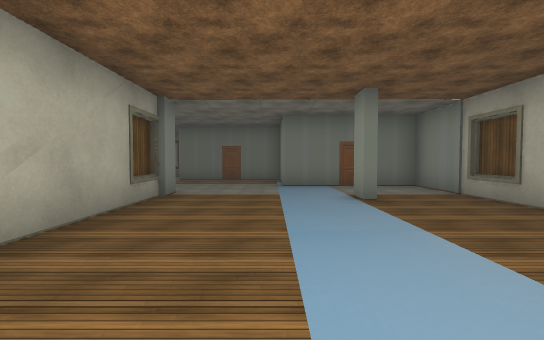
[1] (above)

13 first-person views from a walk through a Unity game level. The camera is 1.5 m above the floor, tilts 2° down and sees 90° across. The floor is counted in squares, 2 m on a side. Each view is taken from the middle of a square. On the plan, view 1 faces up. The plan holds only what a view shows up to about 10 squares ahead; the rest is blank. The place goes on beyond the plan. The player character is not drawn. Some surface patterns are stand-ins.

[2]
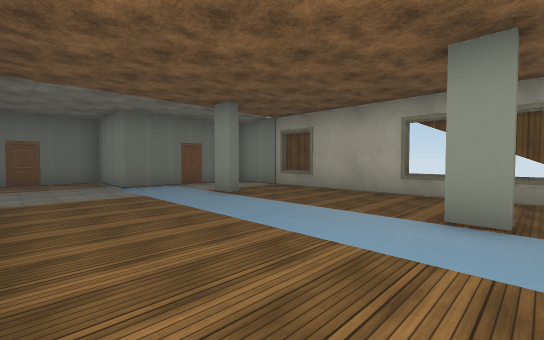

[3]
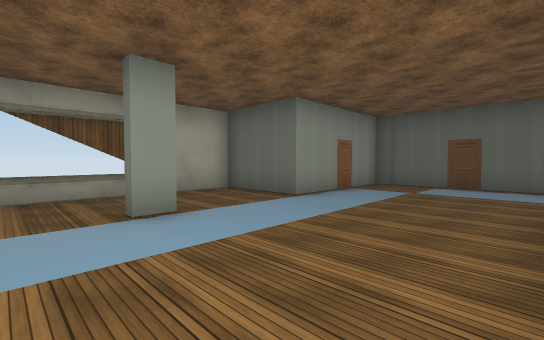

[4]
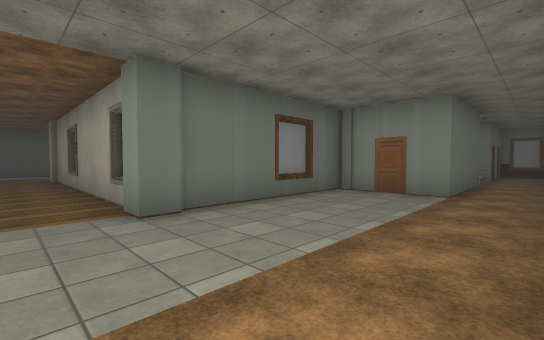

[5]
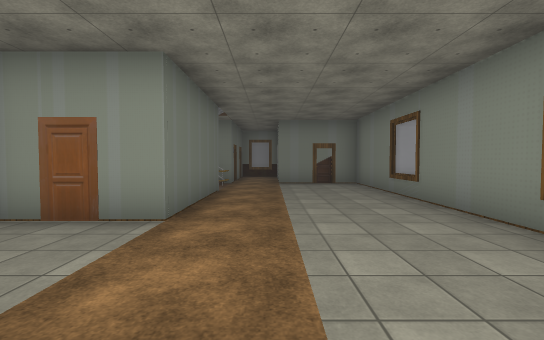

[6]
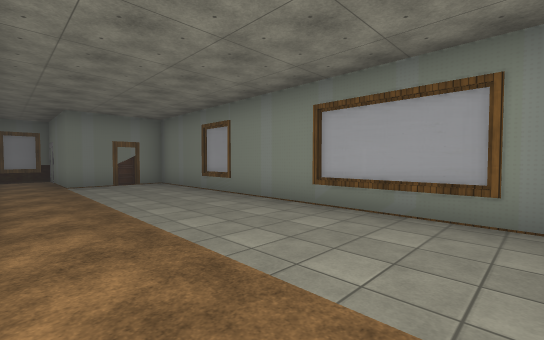

[7]
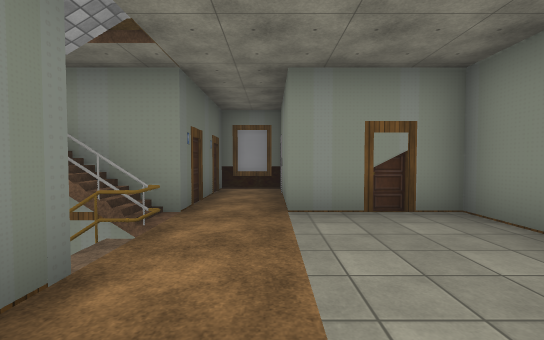

[8]
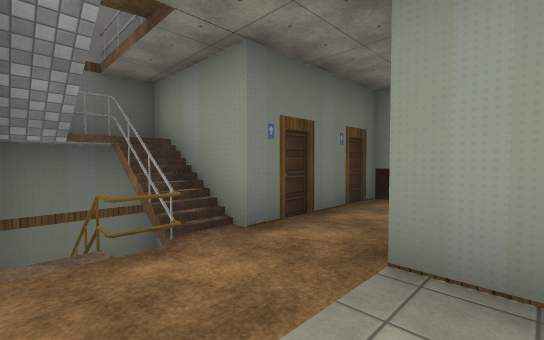

[9]
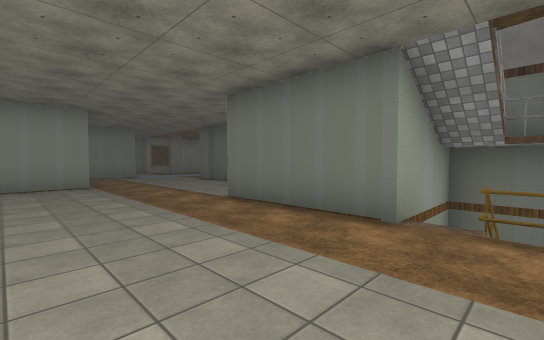

[10]
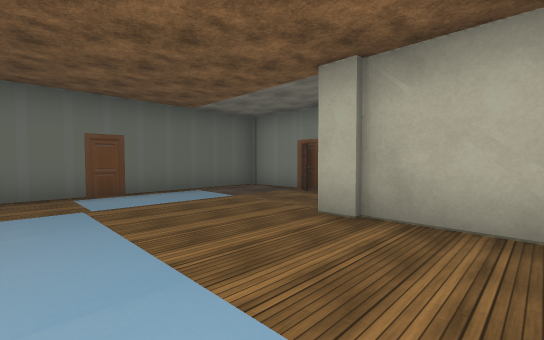

[11]
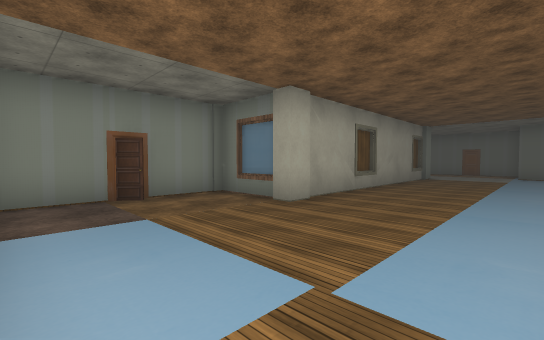

[12]
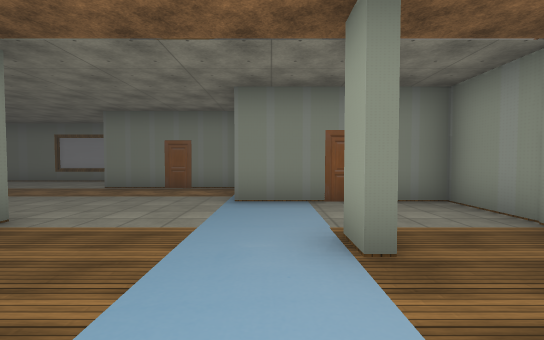

[13]
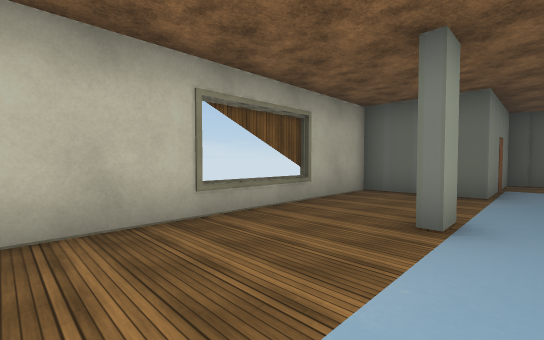

### Floor plan
Points are (right, up) in squares from view 1. A wall is a line through its corners. A room is listed if a view was taken in it or the views show most of it. See-through windows are left out.
Room 1 (views 1, 2, 3, 4, 5, 6, 7, 8, 9, 10, 11, 12, 13)
walls: (-2.1, 5.7) (-2.6, 5.7); (1.7, 5) (1.7, 5.8); (1.7, 0.1) (1.7, 0.9); (-4.3, -4.1) (-4.6, -4.6); (-3.9, 12.8) (-12.9, 12.8) (-12.9, 10.3) (-16.2, 10.3) (-16.2, 8.7) (-12.9, 8.7) (-12.9, 6.2) (-10.8, 6.2) (-10.8, 8.7) (-7.4, 8.7) (-7.4, 6.2) (-2.4, 6.2) (-2.4, -2.1) (-4.6, -2.1) (-4.6, -6.4) (1.7, -6.4) (1.7, -2.5) (4.2, -2.5) (4.2, 7.9) (0.3, 7.9) (0.3, 10.3) (-3.5, 10.3) (-3.5, 12); (-11.5, 8.7) (-11.6, 7.8); (-11.6, 8.7) (-11.5, 7.4); (-11.6, 8.7) (-11.6, 8.2); (-12.2, 7.8) (-12, 7.3); (-12, 8.6) (-12.1, 8.4) (-12, 8.2) (-12.1, 7.9) (-11.9, 7.6); (-12.2, 8.6) (-12, 8.1); (-12.2, 8.7) (-12, 6.9)
low walls: (-12.2, 8.7) (-11.6, 8.7); (-13, 7.1) (-12.1, 7.1)

Where each view was taken, in squares from view 1:
view 1: 0 up, 0 right, facing up
view 2: 0 up, 2 left, facing up-right
view 3: 2 up, 2 left, facing down-right
view 4: 10 up, 1 left, facing down-left
view 5: 10 up, 4 left, facing left
view 6: 9 up, 4 left, facing up-left
view 7: 10 up, 9 left, facing left
view 8: 11 up, 11 left, facing down-left
view 9: 12 up, 12 left, facing down-right
view 10: 0 up, 1 right, facing down-left
view 11: 6 down, 1 right, facing up-left
view 12: 3 up, 1 right, facing up
view 13: 4 up, 1 right, facing down-right
